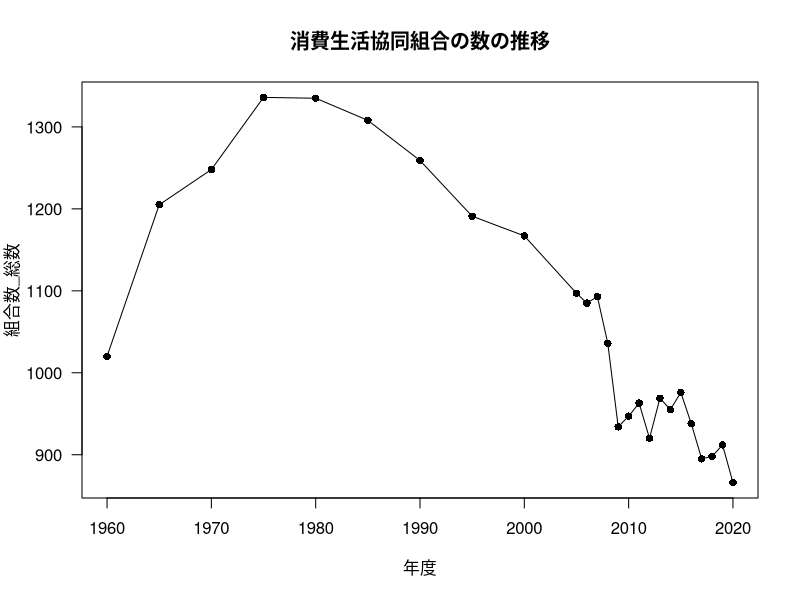
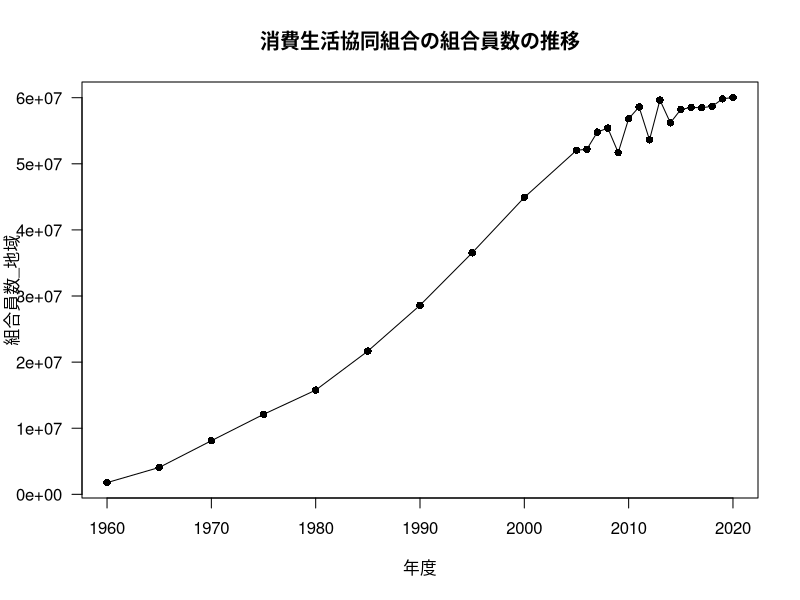
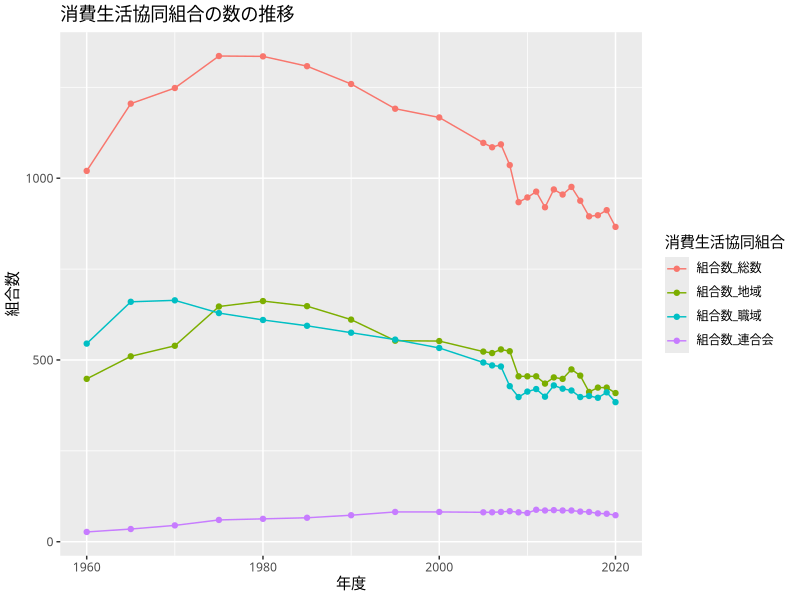
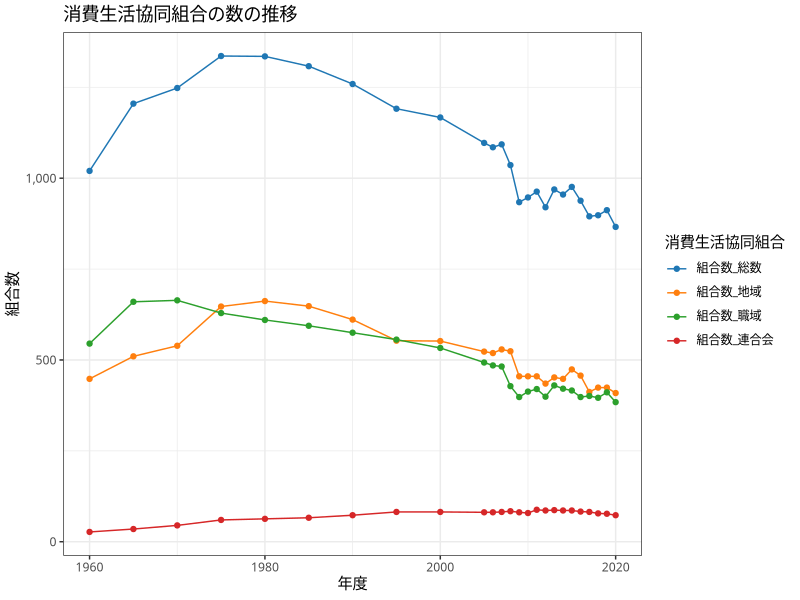
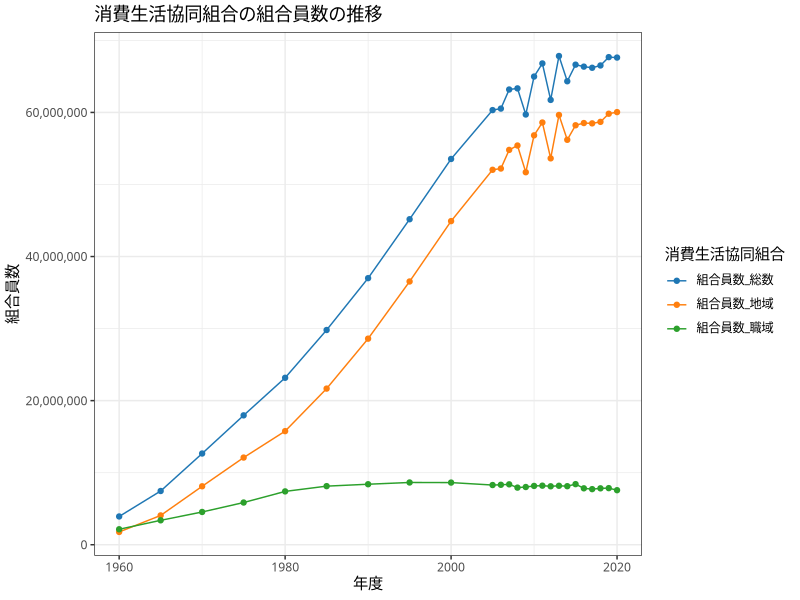
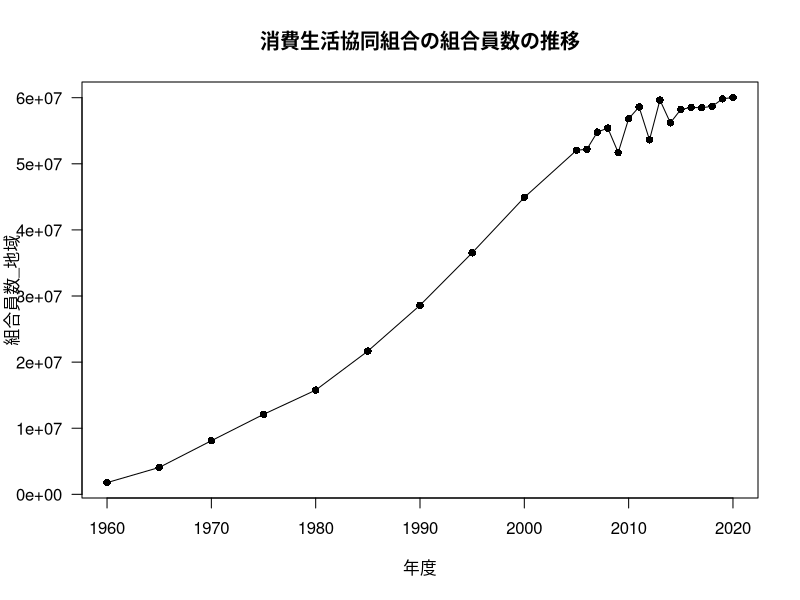
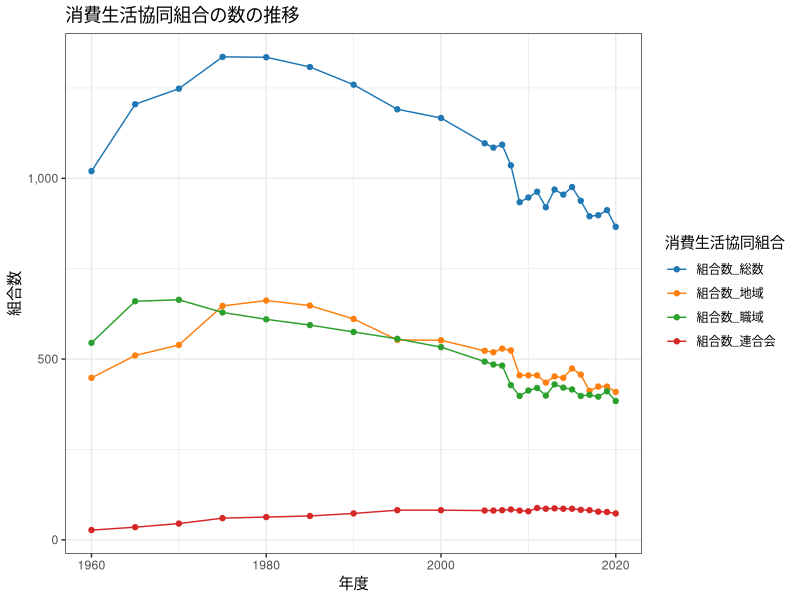
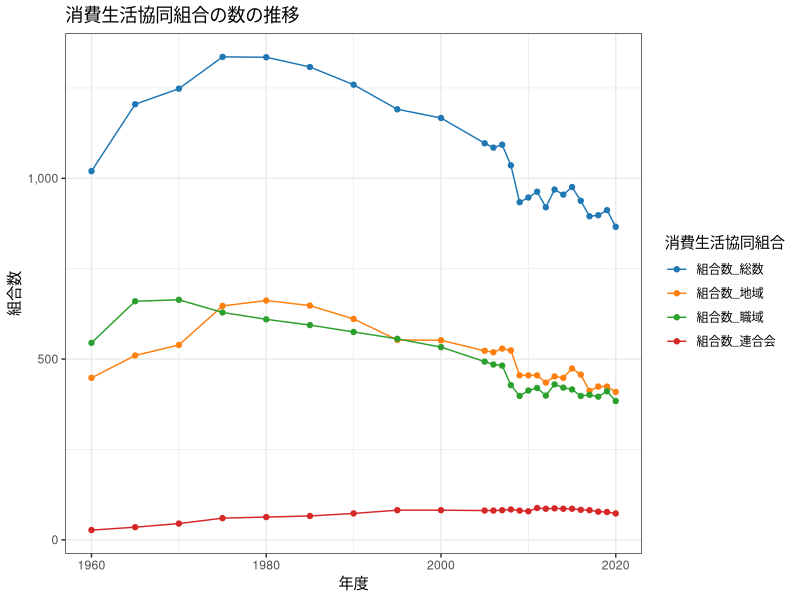

Recreate these plots in R, in order.
## ---- chunk 1
#| echo: false
#| message: false
library(readxl)
df <- readxl::read_excel("../data/2-1.xlsx", col_names = FALSE, skip = 2)
## ---- chunk 2
# 下にある注を削除
df <- df[-c(30:nrow(df)), ]

# ヘッダーを整理
tmp <- gsub("　", "", df[1, ])
tmp[3:5] <- tmp[2]
tmp[7:8] <- tmp[6]
tmp[10:11] <- tmp[9]
names(df) <- paste(tmp, gsub("　", "", df[2, ]), sep = "_")
names(df) <- sub("_NA", "", names(df))
df <- df[-c(1:3), ]

# 昭和32年という非表示の行を見つけて唖然とする
df[1, ]

# 年度を西暦に強引に変換する
df <- df[-1, ]
df[, "年度"] <- c(seq(35 + 1925, 2005, 5), seq(2006, 2020, 1))

# 列を数値型に変換する
df[, 2:ncol(df)] <- lapply(df[, 2:ncol(df)], as.double)

# 以下は好みであり，実行しなくてもよい
dfcoop <- data.frame(df)
## ---- chunk 3
head(dfcoop)
## ---- chunk 4
plot(dfcoop[, c("年度", "組合数_総数")], type = "o", main = "消費生活協同組合の数の推移", xlab = "年度", pch = 16, las = 1)
## ---- chunk 5
dfcoop[, "年度"]
## ---- chunk 6
plot(dfcoop[, c("年度", "組合員数_地域")], type = "o", main = "消費生活協同組合の組合員数の推移", xlab = "年度", pch = 16, las = 1)
## ---- chunk 7
outdir <- "./fig"
## ---- chunk 8
#| include: false
outdir <- "../fig"
## ---- chunk 9
if (!file.exists(outdir)) {
  dir.create(outdir)
}
## ---- chunk 10
#| results: 'hide'
pdf(file.path(outdir, "number_of_coop_members_plot.pdf"), width = 10, height = 10)
plot(dfcoop[, c("年度", "組合員数_地域")], type = "o", main = "消費生活協同組合の組合員数の推移", xlab = "年度", pch = 16, las = 1)
dev.off()
## ---- chunk 11
#| warning: false
library(ggplot2)

dfcoop2 <- reshape2::melt(dfcoop[, c("年度", grep("組合数_", names(dfcoop), value = TRUE))], id.vars = "年度")
names(dfcoop2)[2:3] <- c("消費生活協同組合", "組合数")

g <- ggplot(data = dfcoop2) +
  geom_line(aes(x = 年度, y = 組合数, group = 消費生活協同組合, colour = 消費生活協同組合)) +
  geom_point(aes(x = 年度, y = 組合数, group = 消費生活協同組合, colour = 消費生活協同組合)) +
  ggtitle("消費生活協同組合の数の推移")
g + theme(text = element_text(family = "HiraKakuProN-W3"))
## ---- chunk 12
#| warning: false
# 便利なカラーパレット
library(ggsci)

g <- ggplot(data = dfcoop2) +
  geom_line(aes(x = 年度, y = 組合数, group = 消費生活協同組合, colour = 消費生活協同組合)) +
  geom_point(aes(x = 年度, y = 組合数, group = 消費生活協同組合, colour = 消費生活協同組合)) +
  scale_y_continuous(labels = scales::comma_format()) +
  ggtitle("消費生活協同組合の数の推移") +
  theme_bw() +
# theme_minimal() +
# theme_classic() +
  scale_color_d3()
g + theme(text = element_text(family = "HiraKakuProN-W3"))
## ---- chunk 13
#| warning: false
ggsave(g, file = file.path(outdir, "number_of_coop.pdf"), width = 8, height = 4)
ggsave(g, file = file.path(outdir, "number_of_coop.png"), width = 8, height = 4)
## ---- chunk 14
#| warning: false
dfcoop2 <- reshape2::melt(dfcoop[, c("年度", grep("組合員数_", names(dfcoop), value = TRUE))], id.vars = "年度")
names(dfcoop2)[2:3] <- c("消費生活協同組合", "組合員数")

g <- ggplot(data = dfcoop2) +
  geom_line(aes(x = 年度, y = 組合員数, group = 消費生活協同組合, colour = 消費生活協同組合)) +
  geom_point(aes(x = 年度, y = 組合員数, group = 消費生活協同組合, colour = 消費生活協同組合)) +
  scale_y_continuous(labels = scales::comma_format()) +
  ggtitle("消費生活協同組合の組合員数の推移") +
  theme_bw() +
  scale_color_d3()
g + theme(text = element_text(family = "HiraKakuProN-W3"))

ggsave(g, file = file.path(outdir, "number_of_coop_members.pdf"), width = 8, height = 4)
## ---- chunk 15
#| echo: false
#| message: false
df <- readxl::read_excel("../data/2-2.xlsx", col_names = FALSE, skip = 1)
## ---- chunk 16
#| warning: false
# 下にある注を削除
df <- df[-c(83:nrow(df)), ]

# ヘッダーを整理
tmp <- c(gsub("　|\r|\n", "", df[1, ])[1:3], gsub("　|\r|\n", "", df[2, ])[seq(5, 18, 3)])
df <- df[, c(1:2, 4, seq(5, 15, 3), 18)]
names(df) <- tmp
df <- df[-c(1:4), ]

# 組合数の行のみ抽出する
df <- df[df[, "組合種類"] == "組合数", ]

# 昭和32年という非表示の行を見つけて唖然とする
df[1, ]

# 年度を西暦に強引に変換する
df <- df[-1, ]
df[, "年度"] <- c(seq(35 + 1925, 2005, 5), seq(2006, 2020, 1))

# 列を数値型に変換する
df[df == "-"] <- ""
df[, 3:ncol(df)] <- lapply(df[, 3:ncol(df)], as.double)

# 以下は好みであり，実行しなくてもよい
dfcoop <- data.frame(df)

dfcoop2 <- reshape2::melt(dfcoop[, -which(names(dfcoop) == "組合種類")], id.vars = "年度")
names(dfcoop2)[2:3] <- c("消費生活協同組合", "組合数")

g <- ggplot(data = dfcoop2) +
  geom_line(aes(x = 年度, y = 組合数, group = 消費生活協同組合, colour = 消費生活協同組合)) +
  geom_point(aes(x = 年度, y = 組合数, group = 消費生活協同組合, colour = 消費生活協同組合)) +
  scale_y_continuous(labels = scales::comma_format()) +
  ggtitle("消費生活協同組合の事業種類別組合数の推移") +
  theme_bw() +
  scale_color_d3()

ggsave(g, file = file.path(outdir, "number_of_coop_types.pdf"), width = 8, height = 4)
